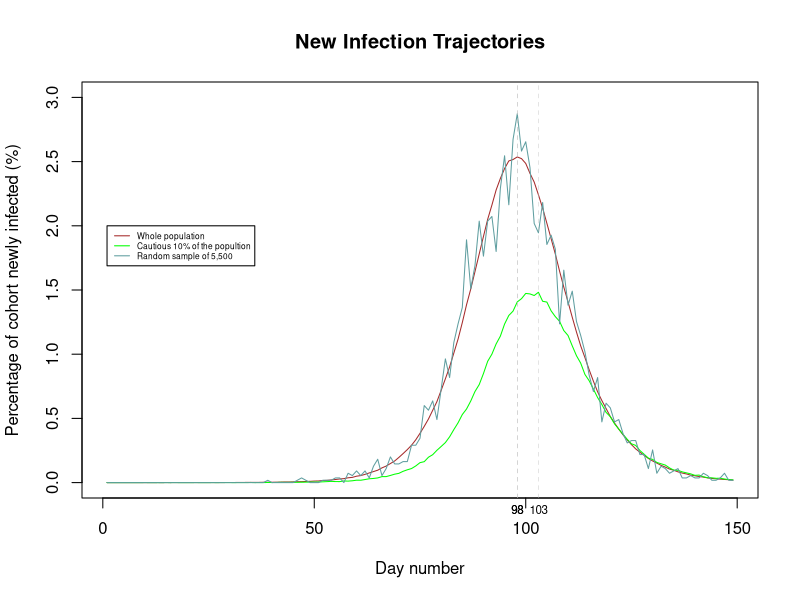

This figure's R source: (Note: a time limit stopped this script after it produced the figure.)
## SEIR Model

## Overview
## ********
## The SEIR model is a model to recreate the trajectory of a epidemic, in particular following the path of infections for 3 cohorts. 
## The whole population, the 'cautious' 10% of the population defined as 10% of the population with the lowest beta values and a 
## random sample of 0.1% of the population. Defining 4 states, susceptible, exposed, infected and recovered or dead on each day 
## an individual moves from suseptible state to the exposed state a function of their contact rate, the infected populations 
##contact rate and a viral infectivity parameter lamda. Each day an individual can move from being exposed to infected with 
## the disease with probability 1/3 and move from infected to recovered or dead with probability 1/5. Using the SEIR function, 
## alongside an initial run this program aims to plot the variability in these cohorts by running the model 10 separate times
## and plotting the variability on three seperate graphs. 

## SEIR model details
## ******************
## 1. Vectors are initiated whereby 'x' is defined as the storage vector for the whole population each element can either be 
##    0 = Susecptible ## 1 = Exposed ## 2 = Infected ## 3 = Recovered/Dead 
## 2. Vectors are initiated whereby 'S', 'E', 'I', 'R' are vectors showing how many people are in each state each day
## 3. Beta's are assigned to each individual (using rnom) and stored in 'beta' the bottom 10% is identified and stored
## 4. A random saample of 0.1% is also taken from the population for use later (using sample)
## 5. Model starts by using uniform random devidates (runif) to move people from state E -> I and E -> R
## 5. A person, i,  in state S are assigned a probabilty of moving to state E by sum_infectious * lamda * beta(i) and 
##    moved to state S based on random deviates (runif)
## 6. Three count vectors are set up, new_infections, new_infectios_percentile, new_infections_sample and the number of people 
##    moving from E -> I in each group is recorded for that dat
## 7. Model runs for 150 days
## 8. Plots are created using plot, lines, mtext, ablines and legend functions to plot the trajectory of all three samples

seir <-function(n=5500000,ne=10,nt=150) {
  ## SEIR stochastic simulation model.
  ## n = population size; ne = initially exposed; nt = number of days
  ##Sum of betas of indivial in infected state * beta of susepital individual * landa is prob S -> E
  ## 1/3 prob of moving E -> I
  ## 1/5 prob of moving I -> S with the assumption this can happen after 1 day
  ## 0 = Susecptible ## 1 = Exposed ## 2 = Infected ## 3 = Recovered/Dead 
  
  lamda <- 0.4/n  
  x <-rep(0,n) ## initialize to susceptible state
  beta <-rlnorm(n,0,0.5); beta <-beta/mean(beta) ## individual infection rates
  x[1:ne] <- 1 ## create some exposed
  
  new_infections <- new_infections_percentile <- new_infections_sample <- rep(0, nt-1) ## initialize new daily infections count
  ## initialize new daily infections count for bottom 10%
  ## initialize new daily infections count for sample
  
  bottomquantile <- quantile( beta, 0.1 ) ##Beta values in lowest 10%
  low_beta = beta < bottomquantile
  samplepopn <- rep(0, n) ; samplepopn[ sample(1:n, n*0.001) ] <- 1 #Indicator vector identifying 0.1% of popn
  
  for (i in 2:nt) { ## loop over days
    
    prob_exp = sum(beta[x == 2]) * lamda * beta
    u <-runif(n) ## uniform random deviates 
    
    xu = (x == 1 & u < (1/3))
    new_infections[i-1] <- sum(xu) ##New people in infectious state for day i
    new_infections_percentile[i-1] <- sum(xu & low_beta) ##Bottom 10% new people in infectious state for day i
    new_infections_sample[i-1] <- sum(xu & samplepopn == 1) ##Sampled new people in infectious state for day i
    
    x[x == 2 & u < (1/5)] <- 3 ## I -> R with prob 1/5
    x[xu] <- 2 ## E -> I with prob 1/3
    x[x == 0 & u < prob_exp] <- 1  ## S -> E with prob
    
  }
  return(list(new_infections=new_infections, new_infections_percentile=new_infections_percentile, new_infections_sample=new_infections_sample))
} ## seir

## Plot graphs for initial model run 

exec <- seir()

xx <- exec$new_infections*100/5500000
yy <- exec$new_infections_percentile*100/550000
zz <- exec$new_infections_sample*100/5500
day <- c(1:149)

maxxx <- which.max(xx)
maxyy <- which.max(yy)
maxzz <- which.max(zz)

plot(day, xx, pch=19,cex=.5, main="New Infection Trajectories" ,xlab="Day number",ylab="Percentage of cohort newly infected (%)", type = 'l', col = 'brown', ylim = c(0,3))
lines(yy, col = 'green')
lines(zz, col = 'cadetblue')
legend(1, 2, legend=c("Whole population", "Cautious 10% of the popultion", "Random sample of 5,500"),
       col=c("brown", "green", "cadetblue"), lty=1:1, cex=0.5)
abline(v = c(maxxx, maxyy, maxzz) , lty=c(2, 2, 2), lwd=c(0.4, 0.4, 0.4), col=c("grey", "grey"))
mtext(maxxx, side = 1, at = maxxx, cex = 0.7) ; mtext(maxyy, side = 1, at = maxyy, cex = 0.7) ; mtext(maxzz, side = 1, at = maxzz, cex = 0.7) 

##Plot graphs for 10 sample runs

l1 <- list()
l2 <- list()
l3 <- list()

for (i in 1:10) {
  run <- seir()
  l1[i] <- list(run$new_infections*100/5500000)
  l2[i] <- list(run$new_infections_percentile*100/550000)
  l3[i] <- list(run$new_infections_sample*100/5500)
}

a <- pmax(unlist(l1[1]), unlist(l1[2]), unlist(l1[3]), unlist(l1[4]), unlist(l1[5]), unlist(l1[6]), unlist(l1[7]), unlist(l1[8]), unlist(l1[9]), unlist(l1[10]))
b <- pmax(unlist(l2[1]), unlist(l2[2]), unlist(l2[3]), unlist(l2[4]), unlist(l2[5]), unlist(l2[6]), unlist(l2[7]), unlist(l2[8]), unlist(l2[9]), unlist(l2[10]))
c <-  pmax(unlist(l3[1]), unlist(l3[2]), unlist(l3[3]), unlist(l3[4]), unlist(l3[5]), unlist(l3[6]), unlist(l3[7]), unlist(l3[8]), unlist(l3[9]), unlist(l3[10]))

d <- pmin(unlist(l1[1]), unlist(l1[2]), unlist(l1[3]), unlist(l1[4]), unlist(l1[5]), unlist(l1[6]), unlist(l1[7]), unlist(l1[8]), unlist(l1[9]), unlist(l1[10]))
e <- pmin(unlist(l2[1]), unlist(l2[2]), unlist(l2[3]), unlist(l2[4]), unlist(l2[5]), unlist(l2[6]), unlist(l2[7]), unlist(l2[8]), unlist(l2[9]), unlist(l2[10]))
f <-  pmin(unlist(l3[1]), unlist(l3[2]), unlist(l3[3]), unlist(l3[4]), unlist(l3[5]), unlist(l3[6]), unlist(l3[7]), unlist(l3[8]), unlist(l3[9]), unlist(l3[10]))

day <- c(1:149)

plot(day, a, type = "l", ylim = c(0,3), col="grey", pch=19,cex=.5, main="Variability of infection in the whole population" ,xlab="Day number",ylab="Percentage of cohort newly infected (%)")
lines(day, d, type = "l", col="grey")
polygon(c(day, rev(day)), c(a, rev(d)), col = "grey")
plot(day, b, type = "l", ylim = c(0,3), col="grey", pch=19,cex=.5, main="Variability of infection in cautious 10% of the population" ,xlab="Day number",ylab="Percentage of cohort newly infected (%)")
lines(day, e, type = "l", col="grey")
polygon(c(day, rev(day)), c(b, rev(e)), col = "grey")
plot(day, c, type = "l", ylim = c(0,3), col="grey", pch=19,cex=.5, main="Variability of infection in a random sample of 0.1% of population" ,xlab="Day number",ylab="Percentage of cohort newly infected (%)")
lines(day, f, type = "l", col="grey")
polygon(c(day, rev(day)), c(c, rev(f)), col = "grey")
